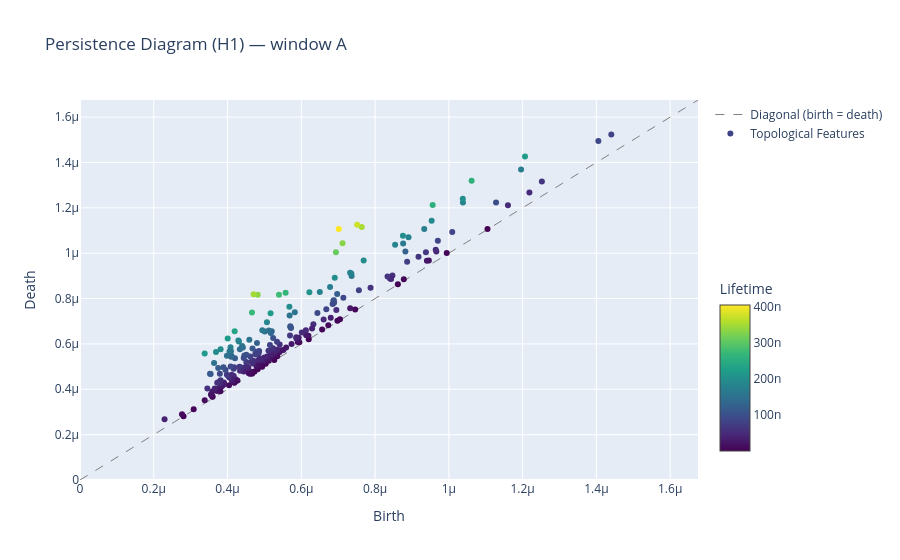

Notebook code for this chart:
### Code cell
from viz.persistence_diagram_plot import build_persistence_diagram_figure

fig = build_persistence_diagram_figure(h1_a, title="Persistence Diagram (H1) — window A")
fig.show()

### Figure 1 — Plotly figure (JSON) as saved in the notebook; plotly's stock layout.template omitted (floating-point values rounded to 4 significant figures; data arrays with more than 128 entries replaced by an {"elided": "..."} marker saying what was removed)
{"data": [{"line": {"color": "gray", "dash": "dash", "width": 1}, "mode": "lines", "name": "Diagonal (birth = death)", "type": "scatter", "x": [0, 1.675e-06], "y": [0, 1.675e-06]}, {"marker": {"color": {"elided": "236 float values"}, "colorbar": {"len": 0.5, "title": {"text": "Lifetime"}, "y": 0.3}, "colorscale": [[0.0, "#440154"], [0.1111, "#482878"], [0.2222, "#3e4989"], [0.3333, "#31688e"], [0.4444, "#26828e"], [0.5556, "#1f9e89"], [0.6667, "#35b779"], [0.7778, "#6ece58"], [0.8889, "#b5de2b"], [1.0, "#fde725"]], "showscale": true, "size": 6}, "mode": "markers", "name": "Topological Features", "type": "scatter", "x": {"elided": "236 float values"}, "y": {"elided": "236 float values"}}], "layout": {"title": {"text": "Persistence Diagram (H1) — window A"}, "xaxis": {"range": [0, 1.675e-06], "title": {"text": "Birth"}}, "yaxis": {"range": [0, 1.675e-06], "title": {"text": "Death"}}}}
